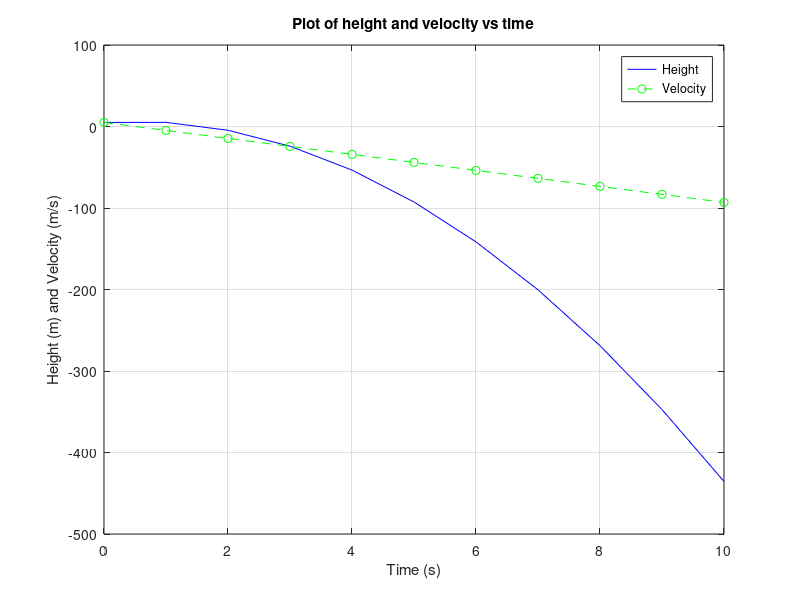

Write the MATLAB code that produced this figure.
%%%%%%%%%%%%%%%%%%%%%%%%%%%%%%%%%%%%%%%%%%%%
% Course: ENCMP 100
% Assignment: 1B
% Name: Terence Ndabereye
% CCID: ndaberey
% U of A ID: 1629570
% Acknowledgements:
% Description:
% This program will plot a graph
%%%%%%%%%%%%%%%%%%%%%%%%%%%%%%%%%%%%%%%%%%%

vInit = input('Enter the initial velocity of the ball: ');
hInit = input('Enter the initial height of the ball: ');

time = [0:10];

h = zeros(1,11);

for i = time
    h(i+1) = (0.5 * -9.81 * (i^2)) + (vInit * i) + hInit;
end

v = zeros(1,11);

for i = time 
    v(i+1) = (-9.81 * i) + vInit;
end


plot(time, h,'- b' , time, v,'--og');

title('Plot of height and velocity vs time');
xlabel('Time (s)');
ylabel('Height (m) and Velocity (m/s)');
grid on;
legend('Height','Velocity');